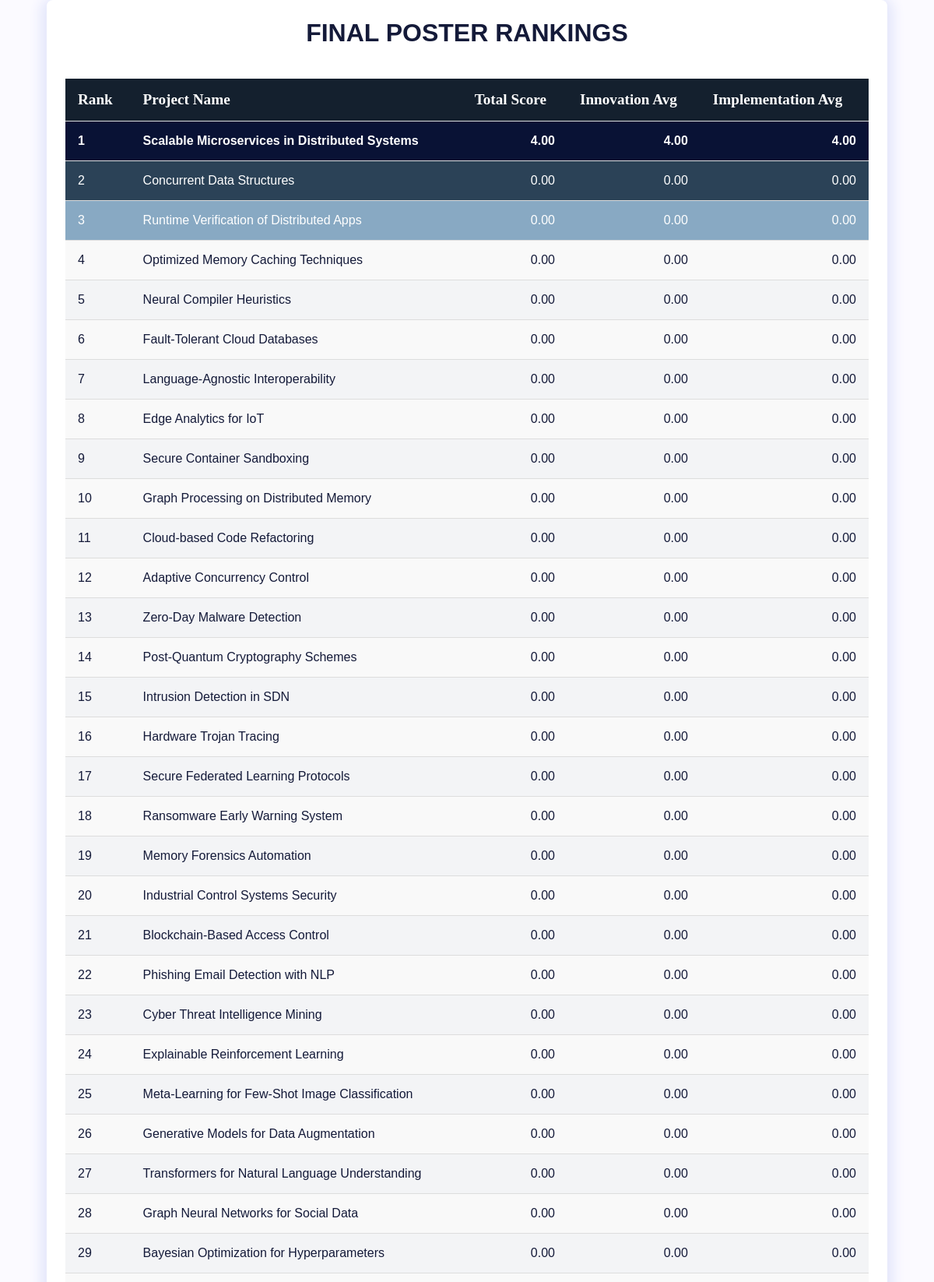
The page /ranking/ (upper part) on the database its author committed.
### poster_assignment/models.py (models this page shows, shortened)
class Poster(models.Model):
    title = models.CharField(max_length=200)
    abstract = models.TextField()
    advisor_first_name = models.CharField(max_length=50)
    advisor_last_name = models.CharField(max_length=50)
    program = models.CharField(max_length=100)
    assigned_judge_1 = models.CharField(max_length=200, blank=True, null=True)
    assigned_judge_2 = models.CharField(max_length=200, blank=True, null=True)
    judge_1_innovation = models.IntegerField(blank=True, null=True)
    judge_1_implementation = models.IntegerField(blank=True, null=True)
    judge_1_creativity = models.IntegerField(blank=True, null=True)
    judge_2_innovation = models.IntegerField(blank=True, null=True)
    judge_2_implementation = models.IntegerField(blank=True, null=True)
    judge_2_creativity = models.IntegerField(blank=True, null=True)

### poster_assignment/views.py (the view)
# urls.py: path("ranking/", ranking, name="ranking"),
def ranking(request):
    posters = Poster.objects.annotate(
        total_score=(
            Coalesce(F('judge_1_innovation'), Value(0)) +
            Coalesce(F('judge_1_implementation'), Value(0)) +
            Coalesce(F('judge_1_creativity'), Value(0)) +
            Coalesce(F('judge_2_innovation'), Value(0)) +
            Coalesce(F('judge_2_implementation'), Value(0)) +
            Coalesce(F('judge_2_creativity'), Value(0))
        ) / 6,
        innovation_avg=(
            Coalesce(F('judge_1_innovation'), Value(0)) +
            Coalesce(F('judge_2_innovation'), Value(0))
        ) / 2,
        implementation_avg=(
            Coalesce(F('judge_1_implementation'), Value(0)) +
            Coalesce(F('judge_2_implementation'), Value(0))
        ) / 2
    ).order_by('-total_score', '-innovation_avg', '-implementation_avg')  # Sorting logic
    top_posters = posters[:]
    return render(request, 'ranking.html', {'projects': top_posters})

### poster_assignment/templates/ranking.html (shortened to what this page needs)
{% load static %}
<!DOCTYPE html>
<html lang="en">
<head>
    <link rel="stylesheet" href="{% static 'css/leaderboard.css' %}">
</head>
<body>
    <main>
        <div id="header">
            <h1>Final Poster Rankings</h1>
        </div>
        <div id="leaderboard">
            <table>
                <thead>
                    <tr class="header-row">
                        <th>Rank</th>
                        <th>Project Name</th>
                        <th>Total Score</th>
                        <th>Innovation Avg</th>
                        <th>Implementation Avg</th>
                    </tr>
                </thead>
                <tbody>
                    {% for project in projects %}
                    <tr>
                        <td>{{ forloop.counter }}</td>
                        <td>{{ project.title }}</td>
                        <td>{{ project.total_score|floatformat:2 }}</td>
                        <td>{{ project.innovation_avg|floatformat:2 }}</td>
                        <td>{{ project.implementation_avg|floatformat:2 }}</td>
                    </tr>
                    {% endfor %}
                </tbody>
            </table>
        </div>
    </main>
</body>
</html>

### poster_assignment/static/css/leaderboard.css (style rules this page uses)
* { font-size: 100%; box-sizing: border-box; margin: 0; padding: 0; }
body { height: 100%; width: 100%; min-height: 100vh; background-color: #fbfaff; display: flex; align-items: center; justify-content: center; }
main { width: 90%; max-width: 1200px; background-color: #ffffff; box-shadow: 0px 5px 15px 8px #e4e7fb; padding: 1.5rem; border-radius: 0.5rem; }
#header { text-align: center; padding-bottom: 1.5rem; }
h1 { font-family: "Rubik", sans-serif; font-size: 2rem; color: #141a39; text-transform: uppercase; }
table { width: 100%; border-collapse: collapse; table-layout: auto; color: #141a39; }
thead th { background-color: #14202e; color: #fff; text-align: left; padding: 1rem; font-size: 1.2rem; }
tbody tr { transition: all 0.2s ease-in-out; background-color: #f9f9f9; text-align: left; }
td, th { padding: 1rem; border-bottom: 1px solid #ddd; }
td { font-family: "Rubik", sans-serif; font-size: 1rem; }
td:nth-child(3), td:nth-child(4), td:nth-child(5) { text-align: right; }
tbody tr:nth-child(odd) { background-color: #f3f4f6; }
tbody tr:nth-child(1) td { font-weight: bold; }
tbody tr:nth-child(1) { background-color: #091235; color: #fff; }
tbody tr:nth-child(2) { background-color: #2b4257; color: #fff; }
tbody tr:nth-child(3) { background-color: #88a9c3; color: #fff; }
#leaderboard { margin-top: 1rem; }

### rows shown on the page
Poster: title "Scalable Microservices in Distributed Systems", total_score "4.00", innovation_avg "4.00", implementation_avg "4.00"
Poster: title "Concurrent Data Structures", total_score "0.00", innovation_avg "0.00", implementation_avg "0.00"
Poster: title "Runtime Verification of Distributed Apps", total_score "0.00", innovation_avg "0.00", implementation_avg "0.00"
Poster: title "Optimized Memory Caching Techniques", total_score "0.00", innovation_avg "0.00", implementation_avg "0.00"
Poster: title "Neural Compiler Heuristics", total_score "0.00", innovation_avg "0.00", implementation_avg "0.00"
Poster: title "Fault-Tolerant Cloud Databases", total_score "0.00", innovation_avg "0.00", implementation_avg "0.00"
Poster: title "Language-Agnostic Interoperability", total_score "0.00", innovation_avg "0.00", implementation_avg "0.00"
Poster: title "Edge Analytics for IoT", total_score "0.00", innovation_avg "0.00", implementation_avg "0.00"
Poster: title "Secure Container Sandboxing", total_score "0.00", innovation_avg "0.00", implementation_avg "0.00"
Poster: title "Graph Processing on Distributed Memory", total_score "0.00", innovation_avg "0.00", implementation_avg "0.00"
Poster: title "Cloud-based Code Refactoring", total_score "0.00", innovation_avg "0.00", implementation_avg "0.00"
Poster: title "Adaptive Concurrency Control", total_score "0.00", innovation_avg "0.00", implementation_avg "0.00"
Poster: title "Zero-Day Malware Detection", total_score "0.00", innovation_avg "0.00", implementation_avg "0.00"
Poster: title "Post-Quantum Cryptography Schemes", total_score "0.00", innovation_avg "0.00", implementation_avg "0.00"
Poster: title "Intrusion Detection in SDN", total_score "0.00", innovation_avg "0.00", implementation_avg "0.00"
Poster: title "Hardware Trojan Tracing", total_score "0.00", innovation_avg "0.00", implementation_avg "0.00"
Poster: title "Secure Federated Learning Protocols", total_score "0.00", innovation_avg "0.00", implementation_avg "0.00"
Poster: title "Ransomware Early Warning System", total_score "0.00", innovation_avg "0.00", implementation_avg "0.00"
Poster: title "Memory Forensics Automation", total_score "0.00", innovation_avg "0.00", implementation_avg "0.00"
Poster: title "Industrial Control Systems Security", total_score "0.00", innovation_avg "0.00", implementation_avg "0.00"
Poster: title "Blockchain-Based Access Control", total_score "0.00", innovation_avg "0.00", implementation_avg "0.00"
Poster: title "Phishing Email Detection with NLP", total_score "0.00", innovation_avg "0.00", implementation_avg "0.00"
Poster: title "Cyber Threat Intelligence Mining", total_score "0.00", innovation_avg "0.00", implementation_avg "0.00"
Poster: title "Explainable Reinforcement Learning", total_score "0.00", innovation_avg "0.00", implementation_avg "0.00"
Poster: title "Meta-Learning for Few-Shot Image Classification", total_score "0.00", innovation_avg "0.00", implementation_avg "0.00"
Poster: title "Generative Models for Data Augmentation", total_score "0.00", innovation_avg "0.00", implementation_avg "0.00"
Poster: title "Transformers for Natural Language Understanding", total_score "0.00", innovation_avg "0.00", implementation_avg "0.00"
Poster: title "Graph Neural Networks for Social Data", total_score "0.00", innovation_avg "0.00", implementation_avg "0.00"
Poster: title "Bayesian Optimization for Hyperparameters", total_score "0.00", innovation_avg "0.00", implementation_avg "0.00"
